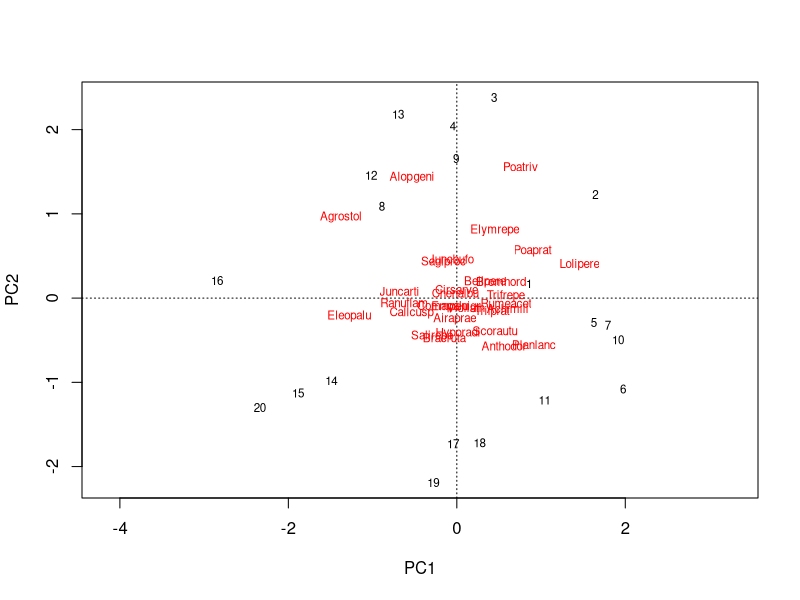
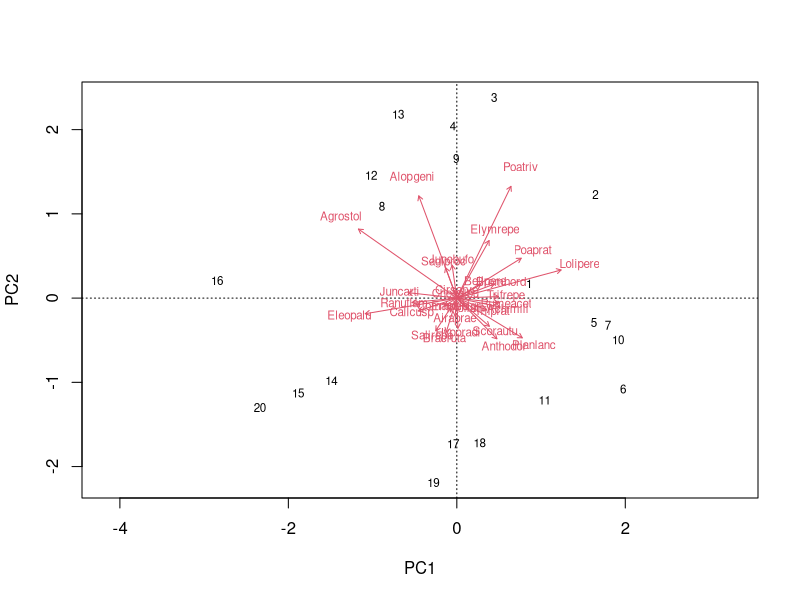
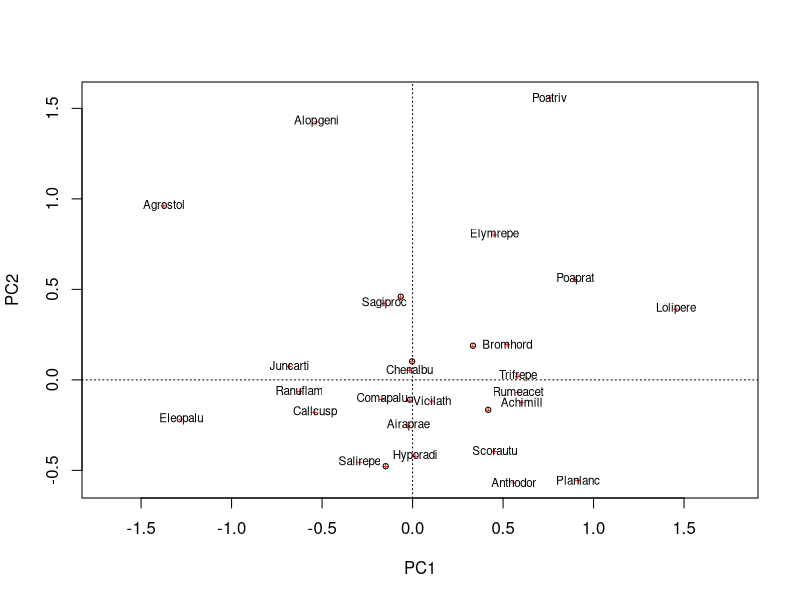
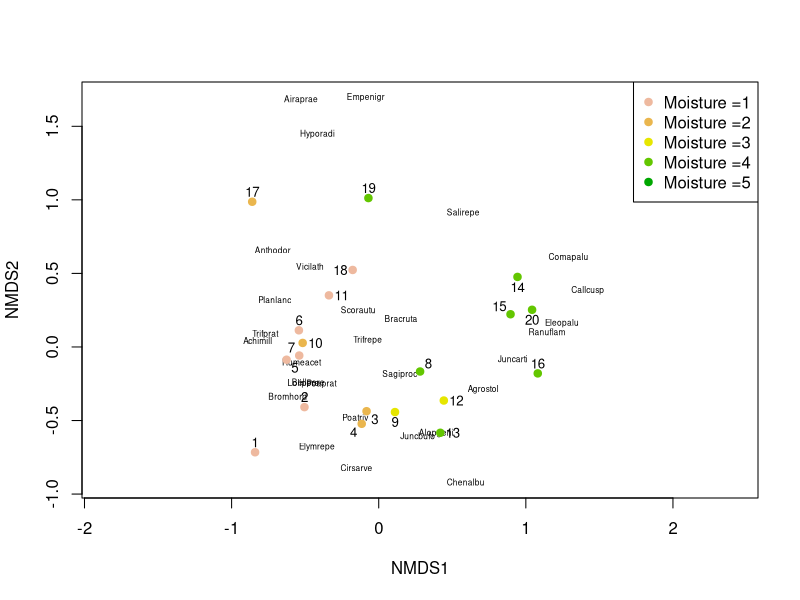
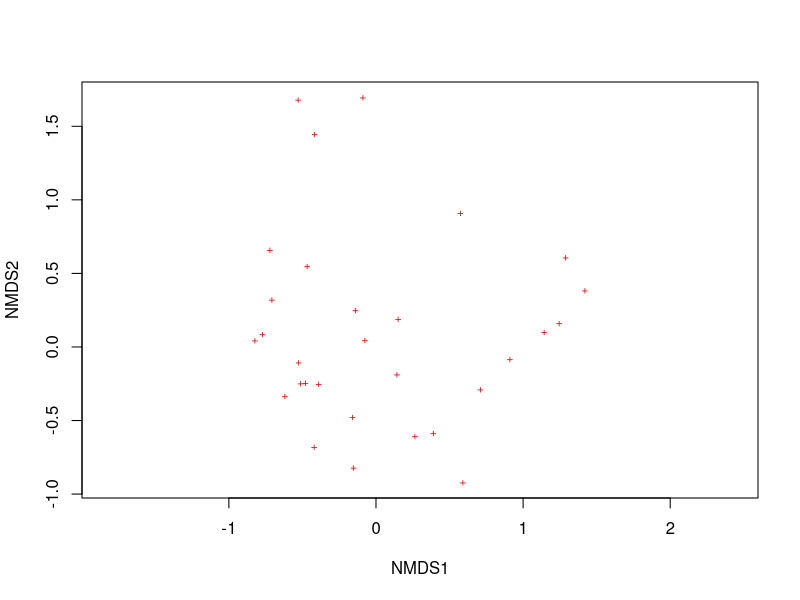
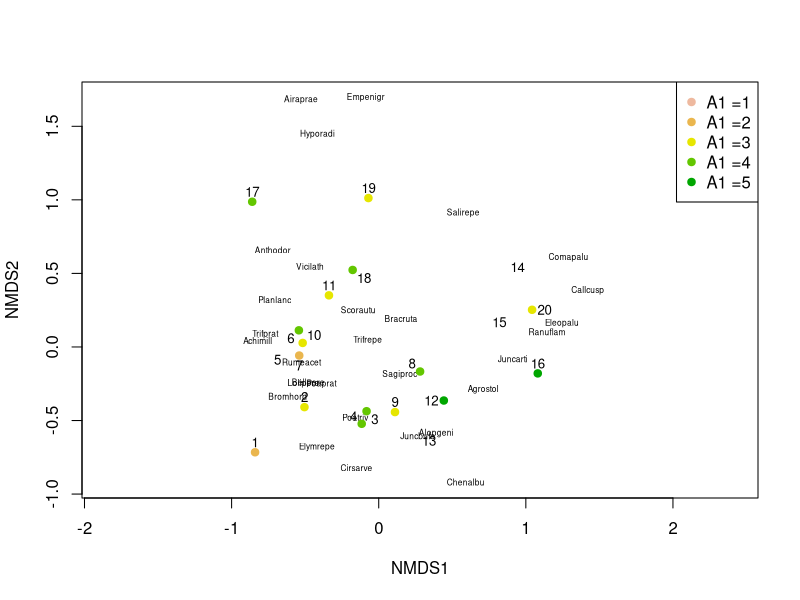
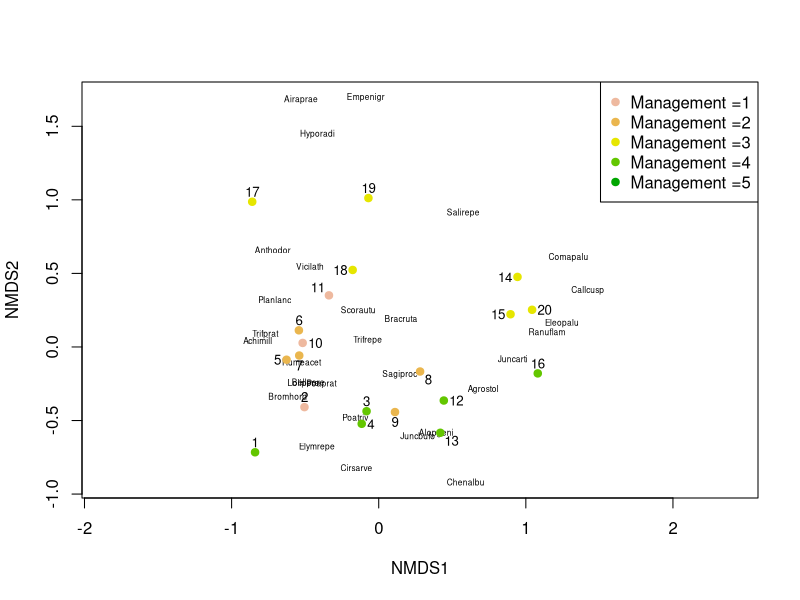
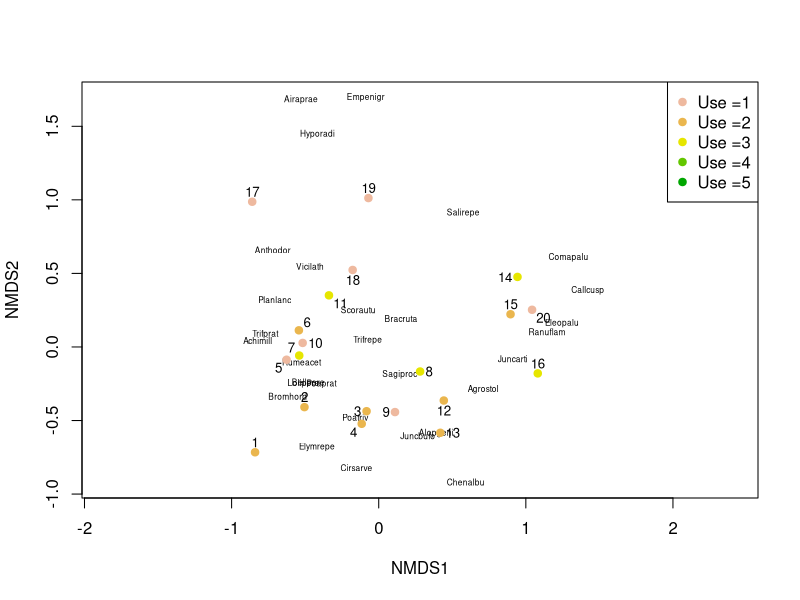

The R script that drew these images, in order:
## ---- chunk 1
library(vegan)
data(dune)
data(dune.env)
?dune
## ---- chunk 2
dim(dune)
head(dune)
head(dune.env)
summary(dune)
summary(dune.env)
str(dune.env)
## ---- chunk 3
dune_pca = rda(dune)
str(dune_pca)
plot(dune_pca)
biplot(dune_pca)
ordiplot(dune_pca, display = 'sp')
orditorp(dune_pca, display = 'sp')

ind_ord <- metaMDS(dune, distance = "bray", k = 2, trymax = 60)

plot(ind_ord, type='n')
    text(ind_ord, 'sp', cex=.5)
    # generate vector of colors 
    color_vect = rev(terrain.colors(6))[-1]
    points(ind_ord, 'sites', pch=19, 
           col=color_vect[dune.env$Moisture])
    legend('topright', paste("Moisture =", 1:5, sep=''), 
           col=color_vect, pch=19)
    ordipointlabel(ind_ord, display = "sites", scaling = 3, add = TRUE)
   
ordiplot(ind_ord, display = "sp")

plot(ind_ord, type='n')
    text(ind_ord, 'sp', cex=.5)
    # generate vector of colors 
    color_vect = rev(terrain.colors(6))[-1]
    points(ind_ord, 'sites', pch=19, 
           col=color_vect[dune.env$A1])
    legend('topright', paste("A1 =", 1:5, sep=''), 
           col=color_vect, pch=19)
    ordipointlabel(ind_ord, display = "sites", scaling = 3, add = TRUE)
   
plot(ind_ord, type='n')
    text(ind_ord, 'sp', cex=.5)
    # generate vector of colors 
    color_vect = rev(terrain.colors(6))[-1]
    points(ind_ord, 'sites', pch=19, 
           col=color_vect[dune.env$Management])
    legend('topright', paste("Management =", 1:5, sep=''), 
           col=color_vect, pch=19)
    ordipointlabel(ind_ord, display = "sites", scaling = 3, add = TRUE)
    
plot(ind_ord, type='n')
    text(ind_ord, 'sp', cex=.5)
    # generate vector of colors 
    color_vect = rev(terrain.colors(6))[-1]
    points(ind_ord, 'sites', pch=19, 
           col=color_vect[dune.env$Use])
    legend('topright', paste("Use =", 1:5, sep=''), 
           col=color_vect, pch=19)
    ordipointlabel(ind_ord, display = "sites", scaling = 3, add = TRUE)

plot(ind_ord, type='n')
    text(ind_ord, 'sp', cex=.5)
    # generate vector of colors 
    color_vect = rev(terrain.colors(6))[-1]
    points(ind_ord, 'sites', pch=19, 
           col=color_vect[dune.env$Manure])
    legend('topright', paste("Manure =", 1:5, sep=''), 
           col=color_vect, pch=19)
    ordipointlabel(ind_ord, display = "sites", scaling = 3, add = TRUE)
## ---- chunk 4
dune_rda = rda(dune~ . , data=dune.env)
dune_rda
RsquareAdj(dune_rda)
plot(dune_rda, type='n', scaling=1)
orditorp(dune_rda, display='sp', cex=0.5, scaling=1, col='blue')
text(dune_rda, display='cn', col='red')


dune_cca = cca(dune~ ., data= dune.env)
RsquareAdj(dune_cca, 100)
anova(dune_cca, permutations = 999)
anova(dune_cca, by='margin', permutations = 999)
plot(dune_cca, type='n', scaling=1)
orditorp(dune_cca, display='sp', cex=0.5, scaling=1, col='blue')
text(dune_cca, display='bp', col='purple')

dune_cca1 = cca(dune~ dune.env$A1)
RsquareAdj(dune_cca1, 100)
anova(dune_cca1, permutations = 999)
anova(dune_cca1, by='margin', permutations = 999)
plot(dune_cca1, type='n', scaling=1)
orditorp(dune_cca1, display='sp', cex=0.5, scaling=1, col='blue')
text(dune_cca1, display='bp', col='purple')

dune_cca2 = cca(dune~ dune.env$Moisture)
RsquareAdj(dune_cca2, 100)
anova(dune_cca2, permutations = 999)
anova(dune_cca2, by='margin', permutations = 999)
plot(dune_cca2, type='n', scaling=1)
orditorp(dune_cca2, display='sp', cex=0.5, scaling=1, col='blue')
text(dune_cca2, display='bp', col='purple')

dune_cca3 = cca(dune~ dune.env$Management)
RsquareAdj(dune_cca3, 100)
anova(dune_cca3, permutations = 999)
anova(dune_cca3, by='margin', permutations = 999)
plot(dune_cca3, type='n', scaling=1)
orditorp(dune_cca3, display='sp', cex=0.5, scaling=1, col='blue')
text(dune_cca3, display='bp', col='purple')

dune_cca4 = cca(dune~ dune.env$Use)
RsquareAdj(dune_cca4, 100)
anova(dune_cca4, permutations = 999)
anova(dune_cca4, by='margin', permutations = 999)
plot(dune_cca4, type='n', scaling=1)
orditorp(dune_cca4, display='sp', cex=0.5, scaling=1, col='blue')
text(dune_cca4, display='bp', col='purple')

dune_cca5 = cca(dune~ dune.env$Manure)
RsquareAdj(dune_cca5, 100)
anova(dune_cca5, permutations = 999)
anova(dune_cca5, by='margin', permutations = 999)
plot(dune_cca5, type='n', scaling=1)
orditorp(dune_cca5, display='sp', cex=0.5, scaling=1, col='blue')
text(dune_cca5, display='bp', col='purple')

dune_cca6 = cca(dune~ dune.env$A1 + dune.env$Moisture)
RsquareAdj(dune_cca6, 100)
anova(dune_cca6, permutations = 999)
anova(dune_cca6, by='margin', permutations = 999)
plot(dune_cca6, type='n', scaling=1)
orditorp(dune_cca6, display='sp', cex=0.5, scaling=1, col='blue')
text(dune_cca6, display='bp', col='purple')

## ---- chunk 5
anova(dune_rda, permutations=999)
anova(dune_rda, by='margin', permutations=999)

anova(dune_cca1, permutations=999)
anova(dune_cca1, by='margin', permutations=999)

anova(dune_cca2, permutations=999)
anova(dune_cca2, by='margin', permutations=999)

anova(dune_cca3, permutations=999)
anova(dune_cca3, by='margin', permutations=999)

anova(dune_cca4, permutations=999)
anova(dune_cca4, by='margin', permutations=999)

anova(dune_cca5, permutations=999)
anova(dune_cca5, by='margin', permutations=999)

